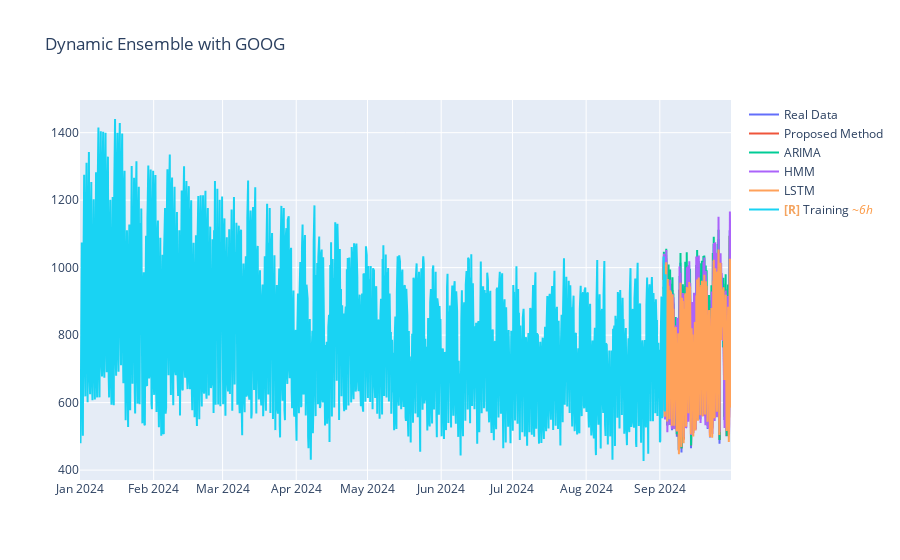

Notebook code for this chart:
### Code cell
fig = go.Figure()
fig.update_layout(title="Dynamic Ensemble with GOOG")
fig.add_trace(go.Scatter(x=df_test['ds'], y=df_test['y'], mode='lines', name='Real Data'))
fig.add_trace(go.Scatter(x=df_test['ds'], y=de_preds, mode='lines', name='Proposed Method'))
fig.add_trace(go.Scatter(x=df_test['ds'], y=arima_preds, mode='lines', name='ARIMA'))
fig.add_trace(go.Scatter(x=df_test['ds'], y=hmm_preds, mode='lines', name='HMM'))
fig.add_trace(go.Scatter(x=df_test['ds'], y=lstm_preds, mode='lines', name='LSTM'))
fig.add_trace(go.Scatter(x=df_train['ds'], y=df_train['y'], mode='lines', name='Training'))
fig.show()

### Figure 1 — Plotly figure (JSON) as saved in the notebook; plotly's stock layout.template omitted (floating-point values rounded to 4 significant figures; data arrays with more than 128 entries replaced by an {"elided": "..."} marker saying what was removed)
{"data": [{"mode": "lines", "name": "Real Data", "type": "scatter", "uid": "b91e46c2-4e14-4999-b2d7-d51e4e15620b", "x": {"elided": "684 str values"}, "y": {"elided": "684 float values"}}, {"mode": "lines", "name": "Proposed Method", "type": "scatter", "uid": "231d03a9-d479-476d-b51a-e5fcd8129e69", "x": {"elided": "684 str values"}, "y": {"elided": "684 float values"}}, {"mode": "lines", "name": "ARIMA", "type": "scatter", "uid": "6308770d-8337-428a-ad11-65a69d22ddfc", "x": {"elided": "684 str values"}, "y": {"elided": "684 float values"}}, {"mode": "lines", "name": "HMM", "type": "scatter", "uid": "f83c51f5-c6ce-4bb3-8e0e-031e61dcf627", "x": {"elided": "684 str values"}, "y": {"elided": "684 float values"}}, {"mode": "lines", "name": "LSTM", "type": "scatter", "uid": "57374f3c-b75f-49c7-a9d7-e0df161f780d", "x": {"elided": "684 str values"}, "y": {"elided": "684 float values"}}, {"mode": "lines", "name": "<b style=\"color:sandybrown\">[R]</b> Training <i style=\"color:#fc9944\">~6h</i>", "type": "scatter", "uid": "59b75d82-606a-461a-a98e-833105278612", "x": {"elided": "1000 str values"}, "y": {"elided": "1000 float values"}}], "layout": {"title": {"text": "Dynamic Ensemble with GOOG"}}}
